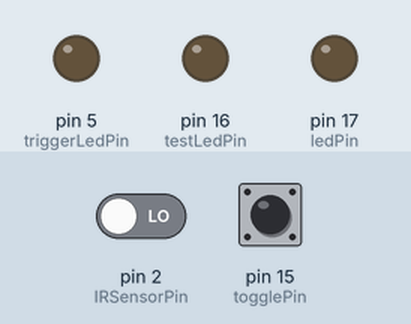
This sketch was run on a simulated Arduino Uno, built with avr-gcc and run on an emulated ATmega328P. Parts: output pins drawn as LEDs (lit = HIGH). The inputs (shaded band) are chosen by the test bench; at power-on: pin 15 (togglePin) HIGH, pin 2 (IRSensorPin) LOW.

Above: at 1.2 s.
1.3 s: pin 15 (togglePin) driven LOW
At 2.0 s:
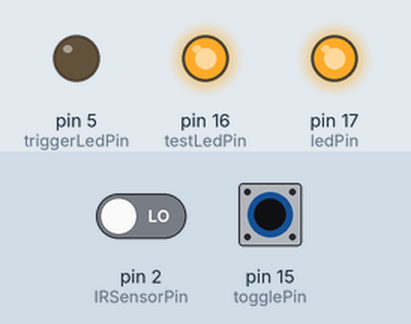
2.8 s: pin 2 (IRSensorPin) driven HIGH
At 3.2 s:
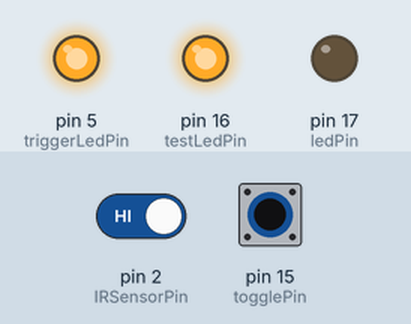
4.3 s: pin 2 (IRSensorPin) driven LOW
At 5.5 s:
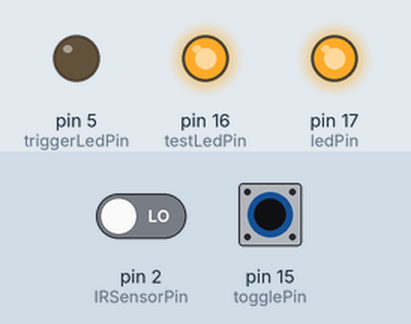
5.8 s: pin 15 (togglePin) pulsed HIGH 5 times (0.12 s each, 0.3 s apart)
At 8.4 s:
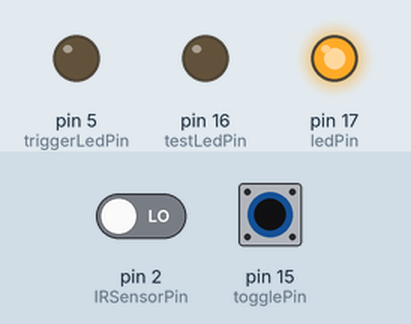
Timing chart, 0 to 9.8 s (numbered marks = the images above; inputs shaded):
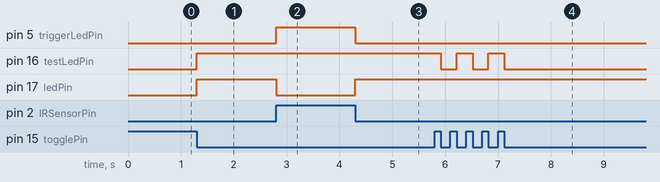

Measured:
- after the input at 1.3 s, pin 16 (testLedPin), pin 17 (ledPin): LOW → HIGH at once
- after the input at 2.8 s, pin 5 (triggerLedPin): LOW → HIGH at once; pin 17 (ledPin): HIGH → LOW at once
- after the input at 4.3 s, pin 5 (triggerLedPin): HIGH → LOW at once; pin 17 (ledPin): LOW → HIGH at once
- after the input at 5.8 s, pin 16 (testLedPin): alternates HIGH for 0.30 s and LOW for 0.30 s, 5 changes in all, then stays LOW, starting after 0.12 s

The sketch:

erRing.ino
```cpp
int ledPin = 17;      // on board LED PIN 17
int testLedPin = 16;	// on board LED PIN 16
int togglePin = 15;   // Toggle PIN

int triggerLedPin = 5;  // LED connected to digital pin 5
int IRSensorPin = 2;    // pushbutton connected to digital pin 7

int val = 0;                // variable to store the read value
bool buttonState = 0;       // variable to hold the button state
bool Mode = 0;              // What mode is the light in?

void setup() {
  pinMode(ledPin, OUTPUT);          // sets the digital pin ledPin as output
  pinMode(triggerLedPin, OUTPUT);   // sets the digital pin triggerLedPin as output
  pinMode(testLedPin, OUTPUT);      // sets the digital pin testLedPin as output

  pinMode(IRSensorPin, INPUT);      // sets the digital pin IRSensorPin as input
  pinMode(togglePin, INPUT_PULLUP); // sets the digital pin togglePin as input
}

void loop() {
	if (!digitalRead(togglePin)) {
  	if (!buttonState) {
      buttonState = true;
      Mode = !Mode; // this inverts button mode: If Mode was True - it will make it False and viseversa
  	}
  } else {
    buttonState = false;
  }

  if ( Mode  ) {
      val = digitalRead(IRSensorPin);     // read the IR sensor input pin
      digitalWrite(ledPin, !val);         // IR Senor on-board LED
      digitalWrite(triggerLedPin, val);   // IR Senor LED
  }

  digitalWrite(testLedPin, Mode);
}
```
